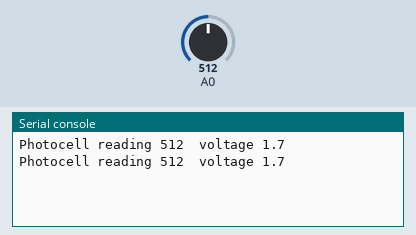
Recording of a program running on a simulated ESP8266 board running MicroPython. Shown: the last lines printed to the serial console. The inputs (shaded band) are chosen by the test bench; at power-on: A0 = 512 (analog values on the 0–1023 scale).

Above: at 1.2 s.
1.3 s: A0 set to 716
At 2.6 s:
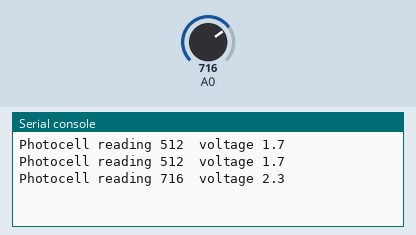
2.8 s: A0 set to 900
At 3.5 s:
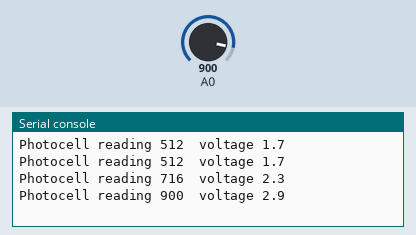
Timing chart, 0 to 5.8 s (numbered marks = the images above; inputs shaded):
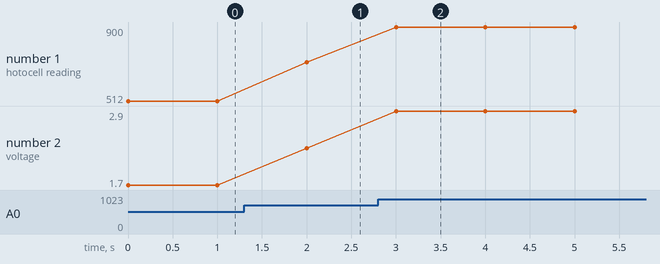

The program:

ldr.py
```python
''' LDR35 light  sensor
  lightsensor is in a voltage divider circuit
  Ucc = 1.6 V
  Uout = Ucc (R/R+Rldr), R=10k
  Ucc is generated form another voltage divider, 2x R=10k
  2017-0808 PePo adopted for NodeMCU
#'''
import machine, time

_ADC_PIN = const(0)
#_WARNING_LED_PIN = const(4)

# program
# read ADC-value
adc = machine.ADC(_ADC_PIN)
#TEST: print('ADC reading:', adc.read())
#alert = machine.Pin(_WARNING_LED_PIN, machine.Pin.OUT)

# Ucc = 1.6 volt
_UREF = 3.3#NodeMCU, Huzzah: 1.6 # Ucc in circuit
def adc2voltage(value):
    # Convert the analog reading (which goes from 0 - 1023) to a voltage (0 - 5V):
    return value * (_UREF / 1023.0)

# run readng T, Ctrl-C to abort
def run(dt=2.0):
    try:
        while True:
            reading = adc.read()
            voltage = adc2voltage(reading)
            print('Photocell reading {0}\tvoltage {1:0.1f}'.format(reading, voltage))
            '''if reading > 1000:
                alertOn()
            else:
                alertOff()
            '''
            time.sleep(dt) #wait > s, see datasheet
    except:
        print('Interrupted, done')

run(1.0)
```

Measured:
- after the input at 1.3 s, the serial console: prints a new line after 0.70 s (image 1)
- after the input at 2.8 s, the serial console: prints a new line after 0.20 s (image 2)
- plotted number 1: 512 → 716 after the input at 1.3 s, 716 → 900 after the input at 2.8 s
- plotted number 2: 1.7 → 2.3 after the input at 1.3 s, 2.3 → 2.9 after the input at 2.8 s
